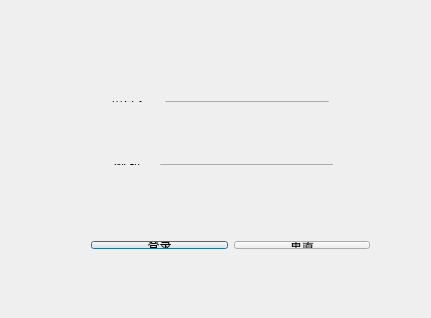
<?xml version="1.0" encoding="UTF-8"?>
<ui version="4.0">
 <class>LoginDialog</class>
 <widget class="QDialog" name="LoginDialog">
  <property name="geometry">
   <rect>
    <x>0</x>
    <y>0</y>
    <width>431</width>
    <height>318</height>
   </rect>
  </property>
  <property name="windowTitle">
   <string>登入</string>
  </property>
  <widget class="QWidget" name="">
   <property name="geometry">
    <rect>
     <x>80</x>
     <y>230</y>
     <width>301</width>
     <height>30</height>
    </rect>
   </property>
   <layout class="QGridLayout" name="gridLayout">
    <item row="0" column="0">
     <widget class="QPushButton" name="pushButtonLogin">
      <property name="text">
       <string>登录</string>
      </property>
     </widget>
    </item>
    <item row="0" column="1">
     <widget class="QPushButton" name="pushButtonReset">
      <property name="text">
       <string>重置</string>
      </property>
     </widget>
    </item>
   </layout>
  </widget>
  <widget class="QWidget" name="">
   <property name="geometry">
    <rect>
     <x>100</x>
     <y>90</y>
     <width>240</width>
     <height>23</height>
    </rect>
   </property>
   <layout class="QHBoxLayout" name="horizontalLayout">
    <item>
     <widget class="QLabel" name="label">
      <property name="text">
       <string>用户名：</string>
      </property>
     </widget>
    </item>
    <item>
     <widget class="QLineEdit" name="userName"/>
    </item>
   </layout>
  </widget>
  <widget class="QWidget" name="">
   <property name="geometry">
    <rect>
     <x>103</x>
     <y>153</y>
     <width>241</width>
     <height>23</height>
    </rect>
   </property>
   <layout class="QHBoxLayout" name="horizontalLayout_2">
    <item>
     <widget class="QLabel" name="label_2">
      <property name="text">
       <string>密 码：</string>
      </property>
     </widget>
    </item>
    <item>
     <widget class="QLineEdit" name="userPwd">
      <property name="echoMode">
       <enum>QLineEdit::Password</enum>
      </property>
     </widget>
    </item>
   </layout>
  </widget>
 </widget>
 <layoutdefault spacing="6" margin="11"/>
 <resources/>
 <connections/>
</ui>
